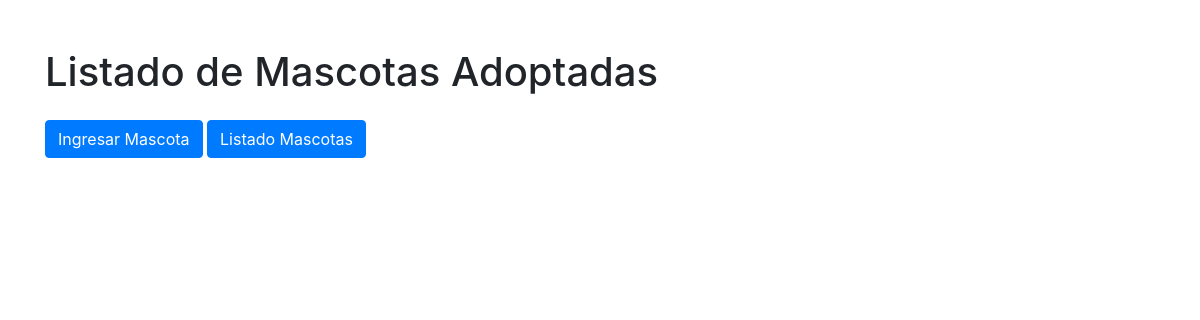
Page /adoptar_mascota_lista/ on the earlier database version.
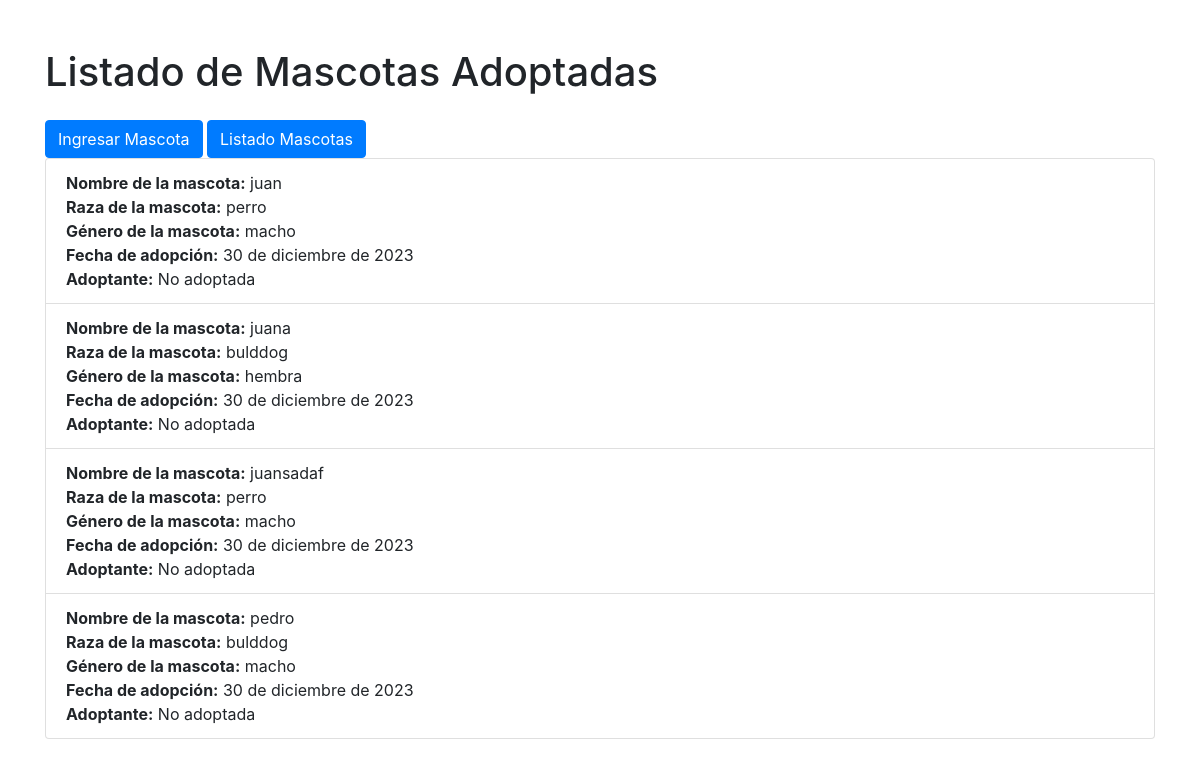
Same page on the later database version.
### mascotas/models.py (models this page shows, shortened)
class MascotaAdoptada(models.Model):
    id_adoptada = models.AutoField(primary_key=True)
    mascota = models.OneToOneField(Mascota, related_name='adoptada', on_delete=models.CASCADE)
    fecha_adopcion = models.DateField()
    adoptante_nombre = models.CharField(max_length=255, blank=True, null=True)
    adoptante_rut = models.CharField(max_length=20, blank=True, null=True)
    class Meta:
        app_label = 'mascotas'

class Mascota(models.Model):
    id_mascotas = models.AutoField(primary_key=True)
    rut_usuario = models.ForeignKey('mascotas.Usuario', related_name='mascotas', on_delete=models.CASCADE)
    nombre_m = models.CharField(max_length=100)
    raza_m = models.CharField(max_length=100)
    vacuna_m = models.BooleanField(default=False)
    tipo_m = models.CharField(max_length=100)
    genero_m = models.CharField(max_length=10)
    fecha_nac_m = models.DateField()
    tamaño_m = models.CharField(max_length=20)
    color_m = models.CharField(max_length=50)
    comportamiento_m = models.TextField()
    peso_m = models.FloatField()
    especie_m = models.CharField(max_length=50)
    imagen = models.ImageField(upload_to='uploads', blank=True, null=True)
    imagen2 = models.ImageField(upload_to='uploads', blank=True, null=True)
    class Meta:
        app_label = 'mascotas'

### mascotas/views.py (the view)
# urls.py: path('adoptar_mascota_lista/', views.adoptar_mascota_lista, name='adoptar_mascota_lista'),
def adoptar_mascota_lista(request):
    mascotas_adoptadas = MascotaAdoptada.objects.all()
    return render(request, 'mascotas/adoptar_mascota_lista.html', {'mascotas_adoptadas': mascotas_adoptadas})

### mascotas/templates/mascotas/adoptar_mascota_lista.html (shortened to what this page needs)
<!DOCTYPE html>
<html lang="es">
<head>
    <link rel="stylesheet" href="https://stackpath.bootstrapcdn.com/bootstrap/4.5.2/css/bootstrap.min.css">
</head>
<body class="container mt-5">
    <h1>Listado de Mascotas Adoptadas</h1>
    <a href="{% url 'ingresar_mascota' %}" class="btn btn-primary mt-3">Ingresar Mascota</a>
    <a href="{% url 'listado_mascotas' %}" class="btn btn-primary mt-3">Listado Mascotas</a>
    <ul class="list-group">
        {% for mascota_adoptada in mascotas_adoptadas %}
            <li class="list-group-item">
                <strong>Nombre de la mascota:</strong> {{ mascota_adoptada.mascota.nombre_m }}<br>
                <strong>Raza de la mascota:</strong> {{ mascota_adoptada.mascota.raza_m }}<br>
                <strong>Género de la mascota:</strong> {{ mascota_adoptada.mascota.genero_m }}<br>
                <strong>Fecha de adopción:</strong> {{ mascota_adoptada.fecha_adopcion }}<br>
                <strong>Adoptante:</strong>
                {% if mascota_adoptada.adoptante_nombre %}
                    {{ mascota_adoptada.adoptante_nombre }} (RUT: {{ mascota_adoptada.adoptante_rut }})
                {% else %}
                    No adoptada
                {% endif %}
                <br>
            </li>
        {% endfor %}
    </ul>
</body>
</html>

Differences in the rows shown:
added MascotaAdoptada: mascota.nombre_m "juan", mascota.raza_m "perro", mascota.genero_m "macho", fecha_adopcion "30 de diciembre de 2023", shows "No adoptada"
added MascotaAdoptada: mascota.nombre_m "juana", mascota.raza_m "bulddog", mascota.genero_m "hembra", fecha_adopcion "30 de diciembre de 2023", shows "No adoptada"
added MascotaAdoptada: mascota.nombre_m "juansadaf", mascota.raza_m "perro", mascota.genero_m "macho", fecha_adopcion "30 de diciembre de 2023", shows "No adoptada"
added MascotaAdoptada: mascota.nombre_m "pedro", mascota.raza_m "bulddog", mascota.genero_m "macho", fecha_adopcion "30 de diciembre de 2023", shows "No adoptada"
